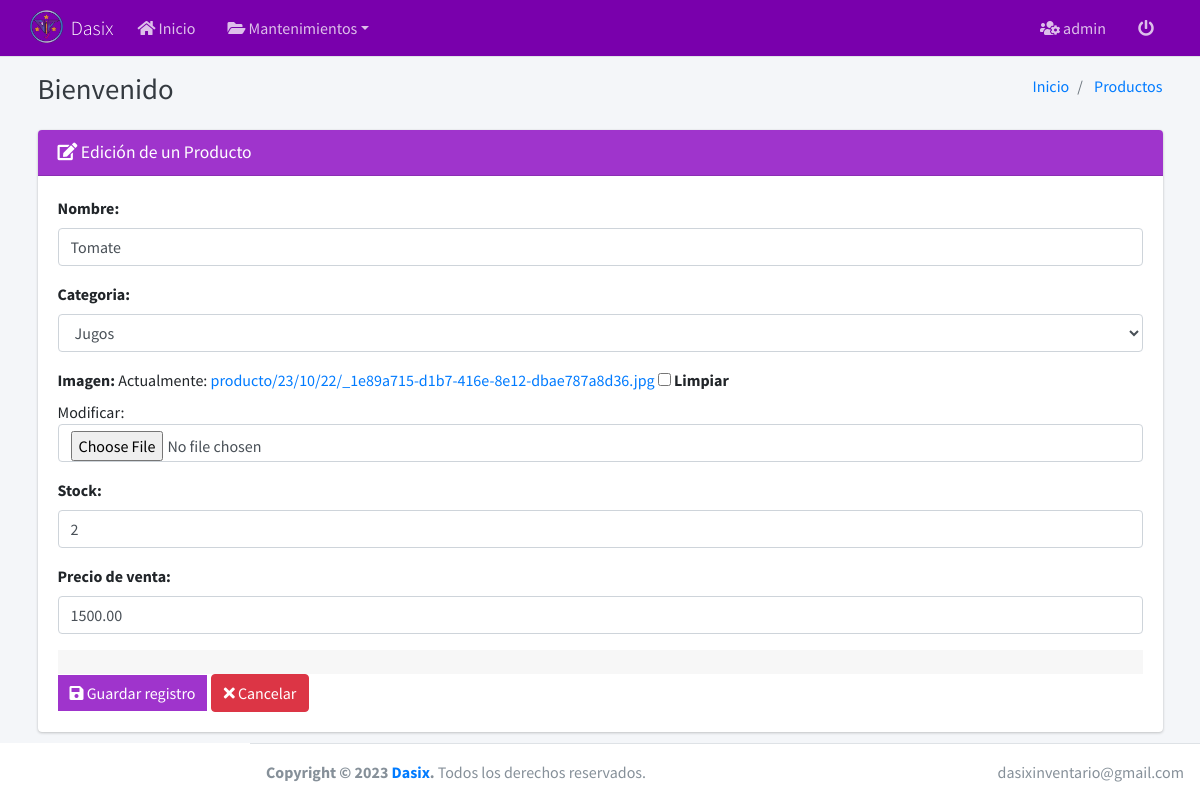
The page /producto/update/2/ (signed in) on the database its author committed.
### core/user/models.py (models this page shows, shortened)
class User(AbstractUser):
    email = models.EmailField(unique=True,null=False,blank=False,verbose_name="Email")
    if "WEBSITE_HOSTNAME" in os.environ:
        image=models.ImageField(upload_to=f'{MEDIA_URL}users/%Y/%m/%d', null=True, blank=True)
    else:
        image=models.ImageField(upload_to='users/%Y/%m/%d', null=True, blank=True)

### core/inventario/models.py (models this page shows, shortened)
class Producto(BaseModel):
    Nombre=models.CharField(max_length=150,unique=True)
    cate=models.ForeignKey(Categoria, on_delete=models.CASCADE, verbose_name='Categoria')
    if "WEBSITE_HOSTNAME" in os.environ:
        image=models.ImageField(upload_to=f'{MEDIA_URL}producto/%y/%m/%d',null=True, blank=True, verbose_name='Imagen')
    else:
        image=models.ImageField(upload_to='producto/%y/%m/%d',null=True, blank=True, verbose_name='Imagen')
    Stock=models.IntegerField(default=0, verbose_name='Stock')
    pvp=models.DecimalField(default=0.00, max_digits=9,decimal_places=2, verbose_name='Precio de venta')
    class Meta:
        verbose_name='Producto'
        verbose_name_plural='Productos'
        ordering=['id']

### core/inventario/views/producto/views.py (the view, shortened to what this page needs)
# urls.py: path('producto/update/<int:pk>/', ProductoUpdateView.as_view(), name='producto_update'),
class ProductoUpdateView(LoginRequiredMixin, ValidatePermissionRequiredMixin, UpdateView):
    model = Producto
    form_class = ProductoForm
    template_name = 'producto/create.html'
    success_url = reverse_lazy('inventario:producto_list')
    permission_required = 'inventario.change_producto'
    url_redirect = success_url
    @method_decorator(csrf_exempt)
    @method_decorator(login_required)
    def dispatch(self, request, *args, **kwargs):
        self.object = self.get_object()
        return super().dispatch(request, *args, **kwargs)
    def get_context_data(self, **kwargs):
        context = super().get_context_data(**kwargs)
        context['title'] = 'Edición de un Producto'
        context['entity'] = 'Productos'
        context['list_url'] = self.success_url
        context['action'] = 'edit'
        return context

### core/inventario/forms.py (shortened to what this page needs)
class ProductoForm(ModelForm):
    def __init__(self, *args, **kwargs):
        super().__init__(*args, **kwargs)
        self.fields['Nombre'].widget.attrs['autofocus'] = True
    class Meta:
        model = Producto
        fields = '__all__'
        widgets = {
            'Nombre': TextInput(
                attrs={
                    'placeholder': 'Ingrese un nombre',
                }
            ),
        }
        exclude=['user_creation','user_update']

### core/inventario/mixins.py (called while the page is built)
    def get_perms(self):
        if isinstance(self.permission_required, str):
            perms= (self.permission_required,)
        else:
            perms= self.permission_required
        return perms

    def dispatch(self, request, *args, **kwargs):
        if request.user.has_perms(self.get_perms()):
            return super().dispatch(request, *args, **kwargs)
        messages.error(request, 'No tiene permiso para ingresar a este modulo')
        return HttpResponseRedirect(self.get_url_redirect())

### core/inventario/models.py (called while the page is built)
    def __str__(self):
        return self.Nombre

### core/inventario/templates/producto/create.html
{% extends 'form.html' %}

### templates/form.html (shortened to what this page needs)
{% extends 'body.html' %}
{% load widget_tweaks %}
{% block content %}
<form method="post" action="." enctype="multipart/form-data">
    <div class="card card-default">
    <div class="card-header bg-morado-2 text-white">
    <h3 class="card-title">
        {% if action == 'add' %}
        <i class="fas fa-plus"></i>
        {% else %}
        <i class="fas fa-edit"></i>
        {% endif %}
    {{ title }}
    </h3>
    </div>
    <div class="card-body">
        {% for field in form.visible_fields %}
        <div class='form-group'>
            <label for="email">{{ field.label }}:</label>
            {{ field|add_class:'form-control'|attr:'autocomplete:off' }}
        </div>
        {% endfor %}
          <div class='card-footer'></div>
          <button type="submit" class="btn btn-primary btn-flat btn-bg-morado-2"><i class="fas fa-save"></i> Guardar registro</button>
          <a href="{{ list_url }}" class="btn btn-danger"><i class="fas fa-times"></i> Cancelar</a>
          </div>
    </div>
</div>
{% endblock %}

### templates/header.html (shortened to what this page needs)
{% load static %}
<nav class="main-header navbar navbar-expand navbar-dark navbar-primary bg-morado-1">
    <div class="container">
        <a href="{% url 'inventario:dashboard' %}" class="navbar-brand">
            <img src="{% static 'img/logo-favi.png' %}" alt="Dasix logo"
                 class="brand-image"
                 style="opacity: .8">
            <span class="brand-text font-weight-light">Dasix</span>
        </a>
        <div class="collapse navbar-collapse order-3" id="navbarCollapse">
            <ul class="navbar-nav">
                <li class="nav-item">
                    <a href="{% url 'inventario:dashboard' %}" class="nav-link"><i class="fas fa-home"></i> Inicio</a>
                </li>
                <li class="nav-item dropdown">
                    <a id="dropdownSubMenu1" href="#" data-toggle="dropdown" aria-haspopup="true" aria-expanded="false"
                       class="nav-link dropdown-toggle"><i class="fas fa-folder-open"></i> Mantenimientos</a>
                </li>
            </ul>
        </div>
        <ul class="order-1 order-md-3 navbar-nav navbar-no-expand ml-auto">
            <li class="nav-item dropdown">
                <a class="nav-link" data-toggle="dropdown" href="#">
                    <i class="fas fa-users-cog"></i> {{ request.user.username }}
                </a>
            </li>
            <li class="nav-item">
                <a class="nav-link" href="{% url 'logout' %}">
                    <i class="fas fa-power-off" aria-hidden="true"></i>
                </a>
            </li>
        </ul>
    </div>
</nav>

### static/css/style.css (style rules this page uses)
.bg-morado-1 { background-color: #7900ac !important; }
.bg-morado-2, .btn-bg-morado-2, .paginate_button.active a, .dropdown-item:active { background-color: #9f34cc !important; }
.btn-bg-morado-2 { border: none !important; }

### rows shown on the page
User: user.username "admin"
Producto: visible_fields "Tomate" "Jugos" "2" "1500.00"

### other values the page prints
{{ entity }} "Productos"
{{ title }} "Edición de un Producto"
{{ field.label }} "Nombre" "Categoria" "Imagen" "Stock" "Precio de venta"
